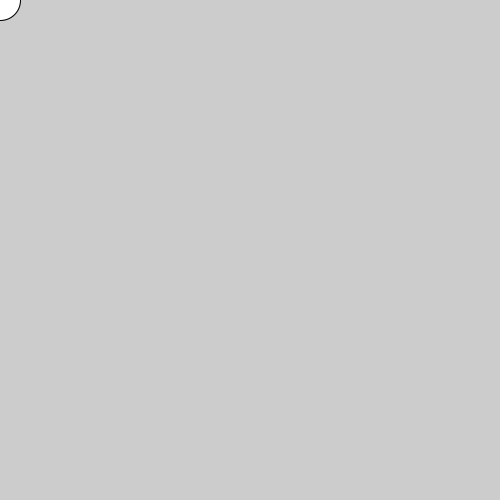
Frame 1 (no input)
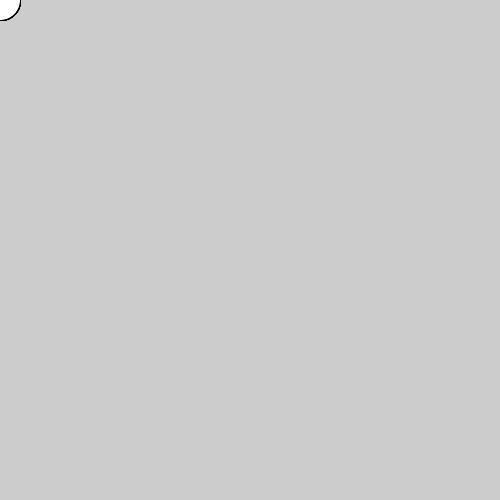
Frame 60 (the mouse pressed at the canvas centre just before this capture)
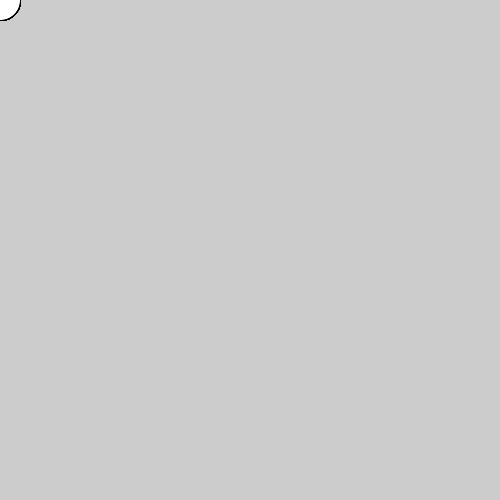
Frame 120 (the mouse held since frame 60 and released just before this capture)

The Processing sketch that drew these frames (run headless with seeded random() and noise(); from frame 60 on, the mouse is pressed at the canvas centre):

// Processing sketch: sketch_traslacion
// ── sketch_traslacion.pde
Circulo c;
void setup () {
  size(500, 500);
  c = new Circulo();
}

void draw () {
  c.Dibujar();
  //c.Trasladar(1,1);
}

void keyPressed() {
  if (key == 'd' || key == 'D') {
    c.Trasladar(10, 0);
  }
  if (key == 'a' || key == 'A') {
    c.Trasladar(-10, 0);
  }
  if (key == 's' || key == 'S') {
    c.Trasladar(0, 10);
  }
  if (key == 'w' || key == 'W') {
    c.Trasladar(0, -10);
  }
}

// ── Circulo.pde
class Circulo {
  PVector centro;

  Circulo() {
    centro = new PVector();
  }

  void Dibujar () {
    circle(centro.x, centro.y, 40);
  }
  
  void Trasladar (float dx, float dy) {
    // Forma 1
    //centro.x = centro.x + dx;
    //centro.y = centro.y + dy;
    // Forma 2
    //centro.set(centro.x + dx, centro.y + dy);
    // Forma 3
    centro.add(dx, dy);
    // Forma 4
    //centro.add(new PVector(dx,dy));
  }
  
}
